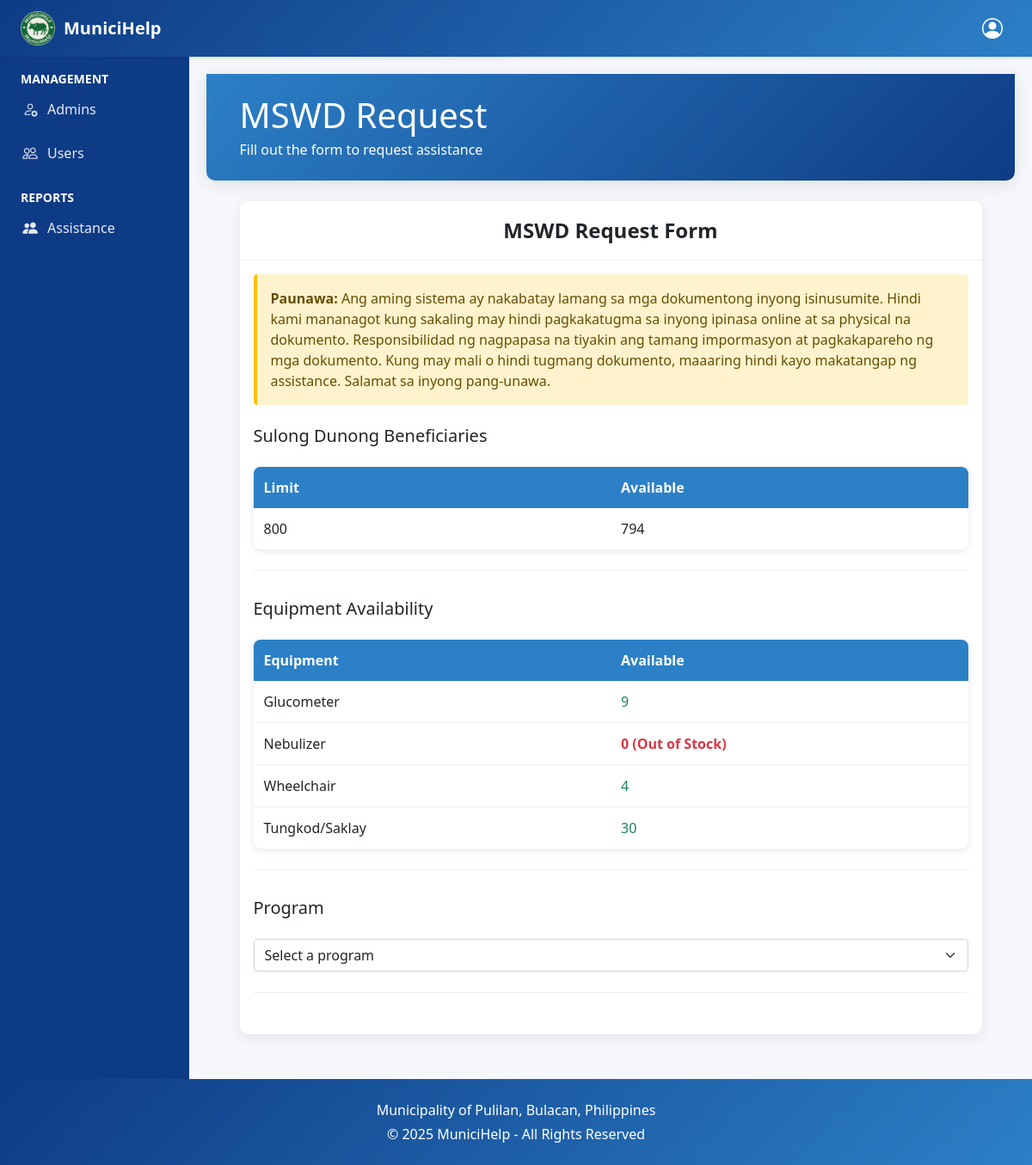
The app's page /mayor/mswd/index.php (signed in) with its own data.
### tables this page shows
CREATE TABLE `equipment_inventory` (
  `id` int(11) NOT NULL AUTO_INCREMENT,
  `equipment_type_id` int(11) NOT NULL,
  `available_quantity` int(11) NOT NULL DEFAULT 0,
  PRIMARY KEY (`id`),
  KEY `equipment_type_id` (`equipment_type_id`),
  CONSTRAINT `equipment_inventory_ibfk_1` FOREIGN KEY (`equipment_type_id`) REFERENCES `mswd_types` (`id`)
);

CREATE TABLE `mswd_types` (
  `id` int(11) NOT NULL AUTO_INCREMENT,
  `name` varchar(255) NOT NULL,
  `parent_id` int(11) DEFAULT NULL,
  `is_online` tinyint(1) NOT NULL DEFAULT 1 COMMENT '0=walkin, 1=online',
  PRIMARY KEY (`id`),
  KEY `fk_mswd_types_parent` (`parent_id`),
  CONSTRAINT `fk_mswd_types_parent` FOREIGN KEY (`parent_id`) REFERENCES `mswd_types` (`id`) ON DELETE NO ACTION ON UPDATE NO ACTION
);

### mayor/mswd/index.php (the view, shortened to what this page needs)
<?php
include '../../includes/header.php';
$sulongDulongCount = $conn->query("SELECT COUNT(*) as total FROM sulong_dulong_beneficiaries WHERE status = 'Active'")->fetch_assoc()['total'];
$maxBeneficiaries = 800;
$sulongDulongLeft = $maxBeneficiaries - $sulongDulongCount;
$equipment_availability = $conn->query("
    SELECT t.id, t.name, ei.available_quantity
    FROM mswd_types t
    LEFT JOIN equipment_inventory ei ON t.id = ei.equipment_type_id
    WHERE t.parent_id = 8
")->fetch_all(MYSQLI_ASSOC);
?>
<!DOCTYPE html>
<html lang="en">
<head>
    <link href="https://cdn.jsdelivr.net/npm/bootstrap@5.1.3/dist/css/bootstrap.min.css" rel="stylesheet">
    <link rel="stylesheet" href="https://cdnjs.cloudflare.com/ajax/libs/font-awesome/6.0.0/css/all.min.css">
</head>
<body>
    <div class="dashboard-header">
        <div class="dashboard-container">
            <div class="d-flex justify-content-between align-items-center">
                <div>
                    <h1 class="mb-1">MSWD Request</h1>
                    <p class="mb-0">Fill out the form to request assistance</p>
                </div>
            </div>
        </div>
    </div>
    <div class="dashboard-container">
        <div class="request-form-card card">
            <div class="card-header">
                MSWD Request Form
            </div>
            <div class="card-body">
                <div class="alert-warning">
                    <strong>Paunawa:</strong> Ang aming sistema ay nakabatay lamang sa mga dokumentong inyong isinusumite. Hindi kami mananagot kung sakaling may hindi pagkakatugma sa inyong ipinasa online at sa physical na dokumento. Responsibilidad ng nagpapasa na tiyakin ang tamang impormasyon at pagkakapareho ng mga dokumento. Kung may mali o hindi tugmang dokumento, maaaring hindi kayo makatangap ng assistance. Salamat sa inyong pang-unawa.
                </div>
                <div id="initialCountersSection">
                    <div class="form-section">
                        <h5 class="mb-4">Sulong Dunong Beneficiaries</h5>
                        <table class="availability-table">
                            <colgroup>
                                <col style="width:50%">
                                <col style="width:50%">
                            </colgroup>
                            <thead>
                                <tr>
                                    <th>Limit</th>
                                    <th>Available</th>
                                </tr>
                            </thead>
                            <tbody>
                                <tr>
                                    <td><?= $maxBeneficiaries ?></td>
                                    <td><?= $sulongDulongLeft ?></td>
                                </tr>
                            </tbody>
                        </table>
                    </div>
                    <div class="form-section">
    <h5 class="mb-4">Equipment Availability</h5>
    <table class="availability-table">
        <colgroup>
            <col style="width:50%">
            <col style="width:50%">
        </colgroup>
        <thead>
            <tr>
                <th>Equipment</th>
                <th>Available</th>
            </tr>
        </thead>
        <tbody>
            <?php foreach ($equipment_availability as $equipment): ?>
                <?php
                $available = $equipment['available_quantity'] ?? 0;
                $isAvailable = $available > 0;
                ?>
                <tr>
                    <td><?= htmlspecialchars($equipment['name']) ?></td>
                    <td class="<?= $isAvailable ? 'text-success' : 'text-danger' ?>">
                        <?= $available ?>
                        <?= !$isAvailable ? ' (Out of Stock)' : '' ?>
                    </td>
                </tr>
            <?php endforeach; ?>
        </tbody>
    </table>
</div>
                </div>
                <form id="programSelectionForm">
                    <div class="form-section">
                        <h5 class="mb-4">Program</h5>
                        <div class="row g-3">
                            <div class="col-md-12">
                                <select class="form-select" id="program" name="assistance_id" required>
                                    <option value="" selected disabled>Select a program</option>
                                </select>
                            </div>
                        </div>
                    </div>
                </form>
            </div>
        </div>
    </div>
    <?php include '../../includes/footer.php'; ?>
</body>
</html>

### records on screen
equipment_inventory: equipment_type.name "Glucometer", available_quantity "9"
equipment_inventory: equipment_type.name "Nebulizer", available_quantity "0", shows "(Out of Stock)"
equipment_inventory: equipment_type.name "Wheelchair", available_quantity "4"
equipment_inventory: equipment_type.name "Tungkod/Saklay", available_quantity "30"

### other values on screen
$maxBeneficiaries "800"
$sulongDulongLeft "794"
